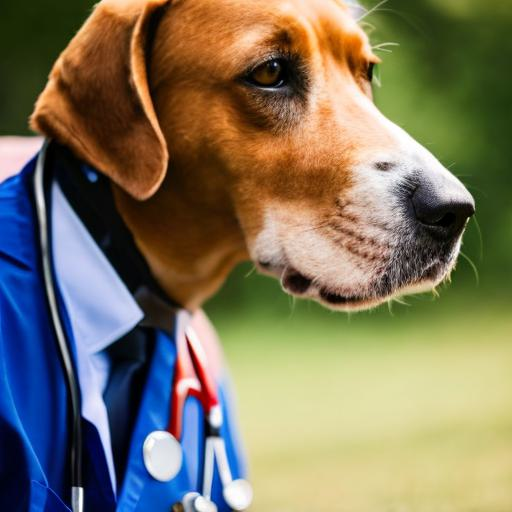
#> input picture A_portrait_of_a_veterinarian_S1345394950_St25_G7.5.525.jpeg, 512 x 512 px; its folder holds only this picture in this run
$ python image_labeler.py
#> lines starting #> are read from the running program, lines starting #| are printed output that depends on the picture; after the words box and inside, x2 and y2 are one past the last pixel; in counts of white or black regions, pixels touching at a corner belong together
import os
import cv2
import polars as pl


def label_images(csv_file, output_file):
#> called with csv_file = 'unlabeled_path_test.csv', output_file = 'labels.csv'
    labels = []

    # Read image paths from the CSV file
    # image_files = pl.read_csv(csv_file).to_series().to_list()

    # TODO: Remove this section before using in production
    image_files = []
    for file in os.listdir(".."):
        if file.endswith(".jpeg"):
            print(os.path.join("..", file))
            image_files.append(os.path.join("..", file))

    for image_path in image_files:
        image = cv2.imread(image_path)
#> image is the input picture: shape (512, 512, 3); mean B, G, R 94.2, 117.5, 125.1
        if image is not None:
            cv2.putText(image, '0=Female, 1=Male, 2=Discard', (10, 30),
                        cv2.FONT_HERSHEY_SIMPLEX, 1, (255, 255, 255), 2, cv2.LINE_AA)
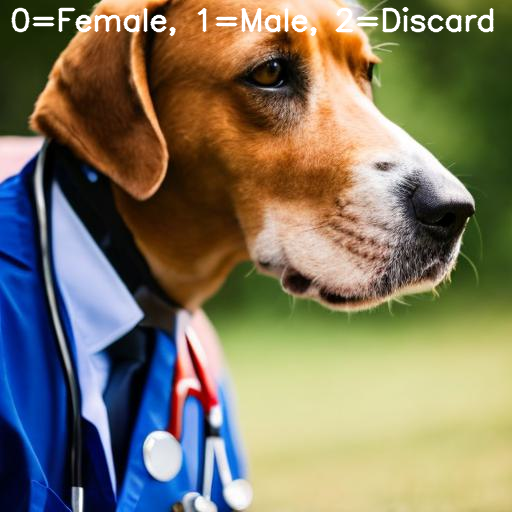
#> image: shape (512, 512, 3); 1.97% of pixels changed, all inside (x1, y1, x2, y2) = (11, 7, 494, 37)
            cv2.imshow("Image", image)

            key = cv2.waitKey(0)  # Wait for a key press
#> (key Esc is pressed here)
            if key == ord('0'):
                labels.append((image_path, "Female"))
            elif key == ord('1'):
                labels.append((image_path, "Male"))
            elif key == ord('2'):
                labels.append((image_path, "Discard"))
            else:
#> (the run stopped early here; a loop or call above may not have finished)
